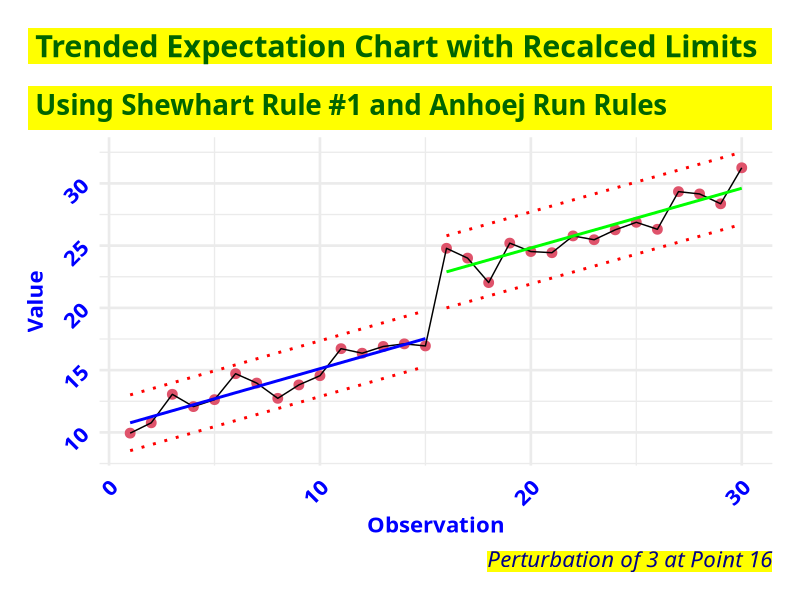

Reproduce this figure in R.
# Load libraries
# library(tidyverse)

# Force dplyr's select to take precedence
select <- dplyr::select
filter <- dplyr::filter

# Options
options(scipen = 999)
options(qic.clshade = T) # NO LONGER NEEDED; CHARTS ALL PREPARED WITH GGPLOT2 ONLY
options(qic.linecol = 'black') # NO LONGER NEEDED; CHARTS ALL PREPARED WITH GGPLOT2 ONLY
options(qic.signalcol = "firebrick") # NO LONGER NEEDED; CHARTS ALL PREPARED WITH GGPLOT2 ONLY
options(qic.targetcol = "purple") # NO LONGER NEEDED; CHARTS ALL PREPARED WITH GGPLOT2 ONLY
options(DT.options = list(dom = 'pBlfrti')) # Add buttons, filtering, and top (t) pagination controls
options(shiny.maxRequestSize = 50 * 1024^2) # Set upload maximum to 50 MB
options(tigris_use_cache = TRUE)


flextable::set_flextable_defaults(
  font.size = 14,
  font.family = "Cabin",
  font.color = "black",
  table.layout = "fixed",
  border.color = "darkgray",
  padding.top = 3,
  padding.bottom = 3,
  padding.left = 4,
  padding.right = 4,
  line_spacing = 1.3,
  digits = 2,
  decimal.mark = ",",
  big.mark = " ",
  na_str = "<na>"
  # flextable::theme_alafoli()	|>  # BLAH
  # flextable::theme_apa()  # THIS IS NICE
  # flextable::theme_booktabs() |>  # NICE, MORE COMPACT
  # flextable::theme_box() |>   # OK, INCLUDES CELL BORDERS
  # flextable::theme_tron() |>  # 'DARK MODE' BLUE TEXT
  # flextable::theme_tron_legacy() |>   # 'DARK MODE' YELLOW TEXT
  # flextable::theme_vader() |>    # 'DARK MODE' WHITE TEXT
  # flextable::theme_vanilla() |>   # NOT SPECIAL
  # flextable::theme_zebra()	|>
)


# Set global theme for consistent plots
ggplot2::theme_set(
  ggplot2::theme_minimal(base_size = 20) +
    ggplot2::theme(
      plot.title.position = "plot",
      plot.title = ggtext::element_textbox_simple(
        family = "Cabin",
        face = "bold",
        color = "darkgreen",
        size = 22,
        fill = "yellow",
        lineheight = 1.2,
        padding = ggplot2::margin(5.5, 5.5, 0.0, 5.5),
        margin = ggplot2::margin(0, 0, 5.5, 0)
      ),
      plot.subtitle = ggtext::element_textbox_simple(
        family = "Cabin",
        color = "darkgreen",
        face = "bold",
        size = 20,
        fill = "yellow",
        lineheight = 1.2,
        padding = ggplot2::margin(5.5, 5.5, 5.5, 5.5),
        margin = ggplot2::margin(10.5, 0, 5.5, 0)
      ),
      plot.caption = ggtext::element_markdown(
        family = "Cabin",
        size = 16,
        hjust = 1,
        color = "darkblue",
        face = "italic",
        fill = "yellow",
        lineheight = 1.0
      ),
      axis.text.x = ggtext::element_markdown(
        family = "Cabin",
        face = "bold",
        color = "blue",
        size = 16,
        angle = 45,
        hjust = 1
      ),
      # ggplot2::element_blank(),
      axis.title.x = ggtext::element_markdown(
        family = "Cabin",
        face = "bold",
        color = "blue",
        size = 16
      ),
      # ggplot2::element_blank(),
      axis.text.y = ggtext::element_markdown(
        family = "Cabin",
        face = "bold",
        color = "blue",
        size = 16,
        angle = 45,
        hjust = 1
      ),
      # ggplot2::element_blank(),
      axis.title.y = ggtext::element_markdown(
        family = "Cabin",
        face = "bold",
        color = "blue",
        size = 16
      ),
      # ggplot2::element_blank(),
      strip.text = ggtext::element_markdown(
        family = "Cabin",
        color = "black",
        size = ggplot2::rel(1.1),
        face = "italic",
        margin = ggplot2::margin(2, 0, 0.5, 0, "lines")
      ),
      axis.text = ggtext::element_markdown(
        family = "Cabin",
        color = "black"
      ),
      panel.background = ggplot2::element_rect(fill = "white", color = NA),
      plot.background = ggplot2::element_rect(fill = "white", color = NA),
      legend.position = "none",
      panel.spacing.x = grid::unit(1.5, "cm"),
      panel.spacing.y = grid::unit(1.5, "cm"),
      plot.margin = ggplot2::margin(20, 20, 20, 20, "pt")
    )
)


# Set seed for reproducibility
base::set.seed(123)


# Create a toy dataset
set.seed(123)

n <- 30
x <- 1:n
y <- 10 + 0.5 * x + stats::rnorm(n, mean = 0, sd = 1)
data <- data.frame(x = x, y = y)

# Introduce a perturbation to shift the mean higher after point 15
data$y[data$x > 15] <- data$y[data$x > 15] + 5 # Add 15 to the y values after point 15

# Split the data into two segments
data_first_15 <- data[data$x <= 15, ]
data_remaining <- data[data$x > 15, ]

# Fit linear models for each segment
model_first_15 <- stats::lm(y ~ x, data = data_first_15)
model_remaining <- stats::lm(y ~ x, data = data_remaining)

# Calculate standard deviations for each segment
residuals_sd_first_15 <- stats::sd(stats::residuals(model_first_15))
residuals_sd_remaining <- stats::sd(stats::residuals(model_remaining))

# Calculate control limits for each segment
data$centerline_first_15 <- stats::predict(model_first_15, newdata = data)
data$ucl_first_15 <- data$centerline_first_15 +
  3 * (residuals_sd_first_15 / 1.128)
data$lcl_first_15 <- data$centerline_first_15 -
  3 * (residuals_sd_first_15 / 1.128)

data$centerline_remaining <- stats::predict(model_remaining, newdata = data)
data$ucl_remaining <- data$centerline_remaining +
  3 * (residuals_sd_remaining / 1.128)
data$lcl_remaining <- data$centerline_remaining -
  3 * (residuals_sd_remaining / 1.128)

# Set Shewhart Rule #1 boundaries
sigma.signals <- y < data$lcl_first_15 |
  y > data$ucl_first_15 |
  y < data$lcl_remaining |
  y > data$ucl_remaining

# Add check for unusually long runs or unusually few crossings.

# runs analysis
runs <- sign(
  y - ifelse(x <= 15, data$centerline_first_15, data$centerline_remaining)
)
runs <- runs[runs != 0]
runs <- rle(runs)$lengths
n.obs <- sum(runs)
longest.run <- max(runs, na.rm = TRUE)
n.runs <- length(runs)
n.crossings <- n.runs - 1

longest.run.max <- round(log2(n.obs) + 3)
n.crossings.min <- stats::qbinom(.05, n.obs - 1, 0.5)

runs.signal <- longest.run > longest.run.max | n.crossings < n.crossings.min

# Plot a trended control chart
ggplot2::ggplot(data, ggplot2::aes(x = x, y = y)) +
  ggplot2::geom_point(
    ggplot2::aes(x = x, y = y),
    shape = 19,
    size = 3,
    col = sigma.signals + 1
  ) +
  ggplot2::geom_line() +

  # Draw CL, UCL & LCL for the first 15 points
  ggplot2::geom_line(
    ggplot2::aes(y = ifelse(x <= 15, centerline_first_15, NA)),
    color = "blue",
    linetype = "solid",
    linewidth = 1
  ) +
  ggplot2::geom_line(
    ggplot2::aes(y = ifelse(x <= 15, ucl_first_15, NA)),
    color = "red",
    linetype = "dotted",
    linewidth = 1
  ) +
  ggplot2::geom_line(
    ggplot2::aes(y = ifelse(x <= 15, lcl_first_15, NA)),
    color = "red",
    linetype = "dotted",
    linewidth = 1
  ) +

  # Draw CL, UCL & LCL for the remaining points
  ggplot2::geom_line(
    ggplot2::aes(y = ifelse(x > 15, centerline_remaining, NA)),
    color = "green",
    linetype = "solid",
    linewidth = 1
  ) +
  ggplot2::geom_line(
    ggplot2::aes(y = ifelse(x > 15, ucl_remaining, NA)),
    color = "red",
    linetype = "dotted",
    linewidth = 1
  ) +
  ggplot2::geom_line(
    ggplot2::aes(y = ifelse(x > 15, lcl_remaining, NA)),
    color = "red",
    linetype = "dotted",
    linewidth = 1
  ) +

  # Add labels
  ggplot2::labs(
    title = "Trended Expectation Chart with Recalced Limits",
    subtitle = "Using Shewhart Rule #1 and Anhoej Run Rules",
    caption = "Perturbation of 3 at Point 16",
    x = "Observation",
    y = "Value"
  )
